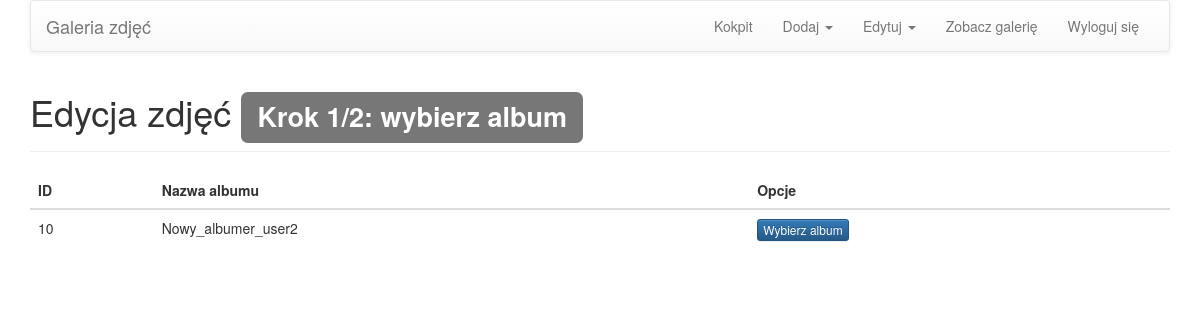
The page /kokpit.php?p=edytujzdjecie (signed in) on the database as committed earlier.
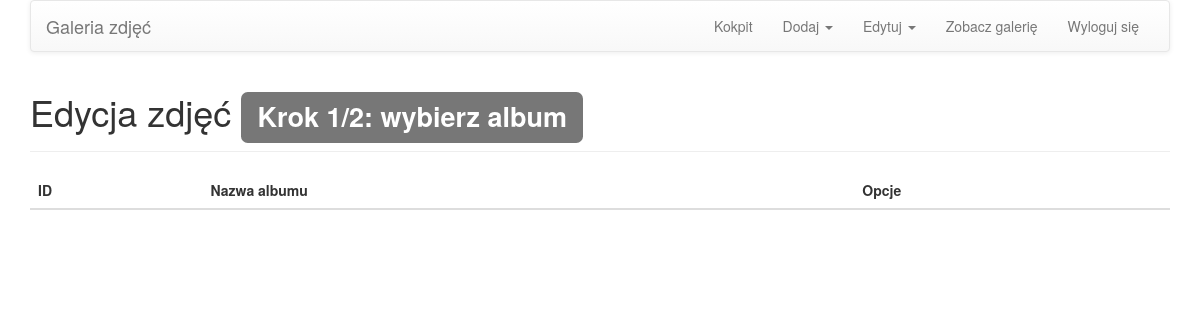
The same page on the database as committed later.
### tables this page shows
CREATE TABLE IF NOT EXISTS `albumy` (
`id` int(10) unsigned NOT NULL,
  `nazwa` varchar(20) NOT NULL,
  `id_usera` int(10) unsigned NOT NULL
);

### edytujzdjecie.php (the view, shortened to what this page needs)
<?php
$album = $_GET['album'];
?>
<?php
if( !$album ){
?><div class="page-header">
	<h1>Edycja zdjęć <span class="label label-default">Krok 1/2: wybierz album</span></h1>
</div>
<div class="row">
<div class="col-md-12">
<table class="table">
<thead>
<tr>
	<th>ID</th>
	<th>Nazwa albumu</th>
	<th>Opcje</th>
</tr>
</thead>
<tbody>
<?php
try
      {
		$stmt = $DB_con->prepare("SELECT * FROM albumy where id_usera='$user_id';");
		$stmt->execute();
	     while ($tabela = $stmt->fetch()):
			echo '<tr>';
			echo '<td>'.$tabela['id'].'</td><td>'.$tabela['nazwa'].'</td>';
			echo '<td><a href="kokpit.php?p=edytujzdjecie&album='.$tabela['id'].'" type="button" class="btn btn-xs btn-primary">Wybierz album</a></td>';
			echo '</tr>';
		 endwhile;
	  }
	catch(PDOException $e)
	  {
		echo $e->getMessage();
	  }
?>
</tbody>
</table>
<?php
}
?>
</div>
</div>

Rows that differ between the two databases and show on the page:
removed albumy: id "10", nazwa "Nowy_albumer_user2"
